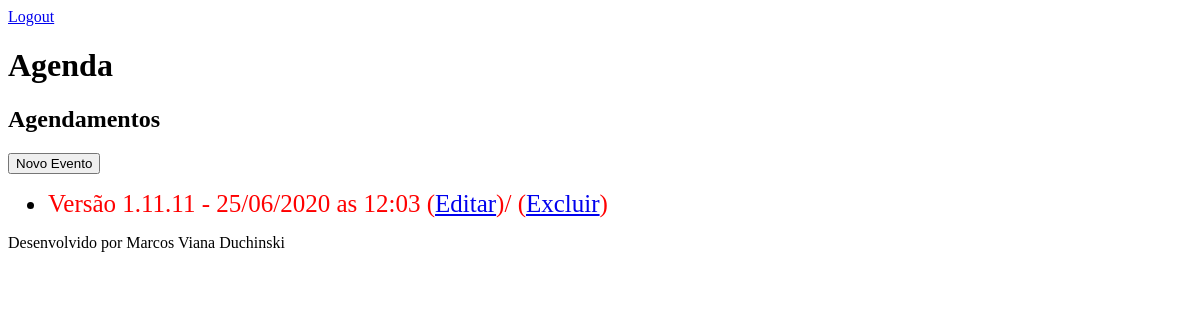
The app's page /agenda/ (signed in), older data.
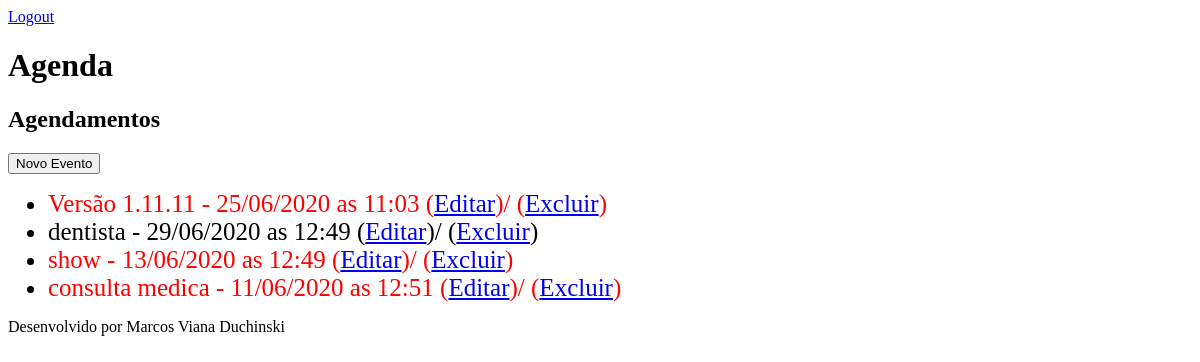
The same page, newer data.
### core/models.py (models this page shows, shortened)
class Evento(models.Model):
    titulo = models.CharField(max_length=100)
    descricao = models.TextField(blank=True, null=True)
    data_evento = models.DateTimeField(verbose_name='Data do Evento')
    data_criacao = models.DateTimeField(auto_now=True)
    usuario = models.ForeignKey(User, on_delete=models.CASCADE)
    class Meta:
        db_table = 'evento'
    def get_data_evento(self):
        return self.data_evento.strftime('%d/%m/%Y as %H:%M')
    def get_evento_atrasado(self):
        if self.data_evento < datetime.now():
            return True
        else:
            return False

### core/views.py (the view)
# urls.py: path('agenda/', views.lista_eventos),
@login_required(login_url='/login/')
def lista_eventos(request):
    usuario = request.user
    data_atual = datetime.now() - timedelta(hours=1)
    evento = Evento.objects.filter(usuario=usuario)
    dados = {'eventos':evento}
    return render(request,'agenda.html', dados)

### templates/agenda.html
{% extends  "model-page.html" %}
{% block content %}
    <h2>Agendamentos</h2>
    <a href="evento">
        <button type="button">Novo Evento</button>
    </a>
    <ul>
    {% for evento in eventos %}
    <li style="font-size: 25px">
        <div style={% if evento.get_evento_atrasado %}
                         "color: #ff0000"
                    {% endif %} >
             {{evento.titulo}} - {{evento.get_data_evento}}
        (<a href="evento/?id={{ evento.id }}">Editar</a>)/
        (<a href="evento/delete/{{ evento.id }}/">Excluir</a>)
        </div>
    </li>
    {% endfor %}
    </ul>
{% endblock %}

Row changes from the older to the newer data that the page shows:
changed Evento "Versão 1.11.11": get_data_evento "25/06/2020 as 12:03" → "25/06/2020 as 11:03"
added Evento: titulo "dentista", get_data_evento "29/06/2020 as 12:49"
added Evento: titulo "show", get_data_evento "13/06/2020 as 12:49"
added Evento: titulo "consulta medica", get_data_evento "11/06/2020 as 12:51"
